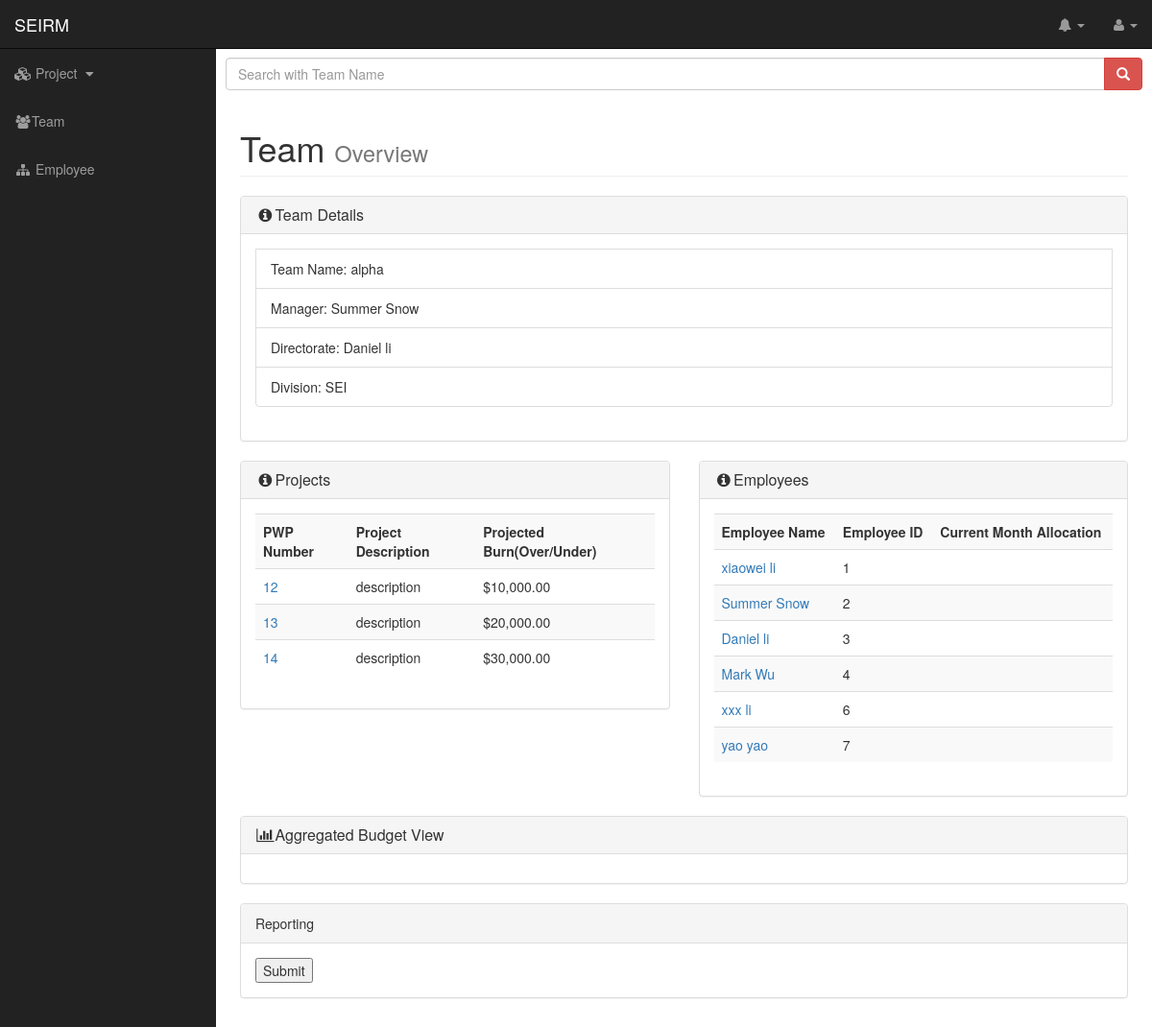
The page /SEI/team/1 on the database its author committed.
### SEI/models.py (models this page shows)
class Team(models.Model):
    team_name = models.CharField(max_length=50)
    manager = models.ForeignKey('Employee', related_name="manageer", on_delete=models.CASCADE, blank=True, null=True)
    directorate = models.ForeignKey('Employee', related_name="directorate", on_delete=models.CASCADE, blank=True, null=True)
    division = models.CharField(max_length=50)

class Employee(models.Model):
    employee_uid = models.CharField(max_length=20,default="")
    first_name = models.CharField(max_length=200, default="", blank=True)
    last_name = models.CharField(max_length=200, default="", blank=True)
    position = models.CharField(max_length=100,default="", blank=True)
    title = models.CharField(max_length=100,default="", blank=True)
    internal_salary = models.DecimalField(max_digits=8, decimal_places=2)
    external_salary = models.DecimalField(max_digits=8, decimal_places=2)
    team = models.ForeignKey(Team)

class Project(models.Model):
    PWP_num = models.CharField(max_length=20)
    project_description = models.CharField(max_length=200, default="", blank=True)
    project_budget = models.DecimalField(max_digits=8, decimal_places=2)
    is_internal = models.BooleanField(default=True)
    team = models.ForeignKey(Team, on_delete=models.CASCADE, default=None, blank=True, null=True)
    client_name = models.CharField(max_length=200, default="", blank=True)
    start_date = models.DateField()
    end_date = models.DateField()
    business_manager = models.CharField(max_length=100, default="", blank=True)

### SEI/views.py (the view)
# urls.py: url(r'^team/(?P<team_id>\d+)$', SEI.views.view_team, name='teamview'),
def view_team(request, team_id):
    context = {}
    if team_id != None:
        team = get_object_or_404(Team, id = team_id)
    project_set = Project.objects.filter(team = team)
    employee_set = Employee.objects.filter(team = team)
    context['team'] = team
    context['projects'] = project_set
    context['employees'] = employee_set
    return render(request, 'SEI/teamview.html', context)

### SEI/templates/SEI/teamview.html (shortened to what this page needs)
{% extends 'SEI/base.html' %}
{% block head %}
{% load static %}
{% endblock %}
{% block content %}
<div class="row">
 <div id="custom-search-input">
    <div class="input-group col-md-12">
        <input id="search_input" type="text" class="search-query form-control" placeholder="Search with Team Name" />
        <span class="input-group-btn">
            <button id="search_btn" class="btn btn-danger" type="button">
                <span class=" glyphicon glyphicon-search"></span>
            </button>
        </span>
    </div>
</div>
</div>
<div class="row">
    <div class="col-lg-12">
        <h1 class="page-header">
            Team <small>Overview</small>
        </h1>
    </div>
</div>
<div class="row" id="team" style="display: none">
    <div class="col-lg-12">
        <div class="panel panel-default">
            <div class="panel-heading">
                <h3 class="panel-title"><i class="fa fa-info-circle fa-fw"></i>Team Details</h3>
            </div>
            <div class="panel-body">
                <div class="list-group">
                    <p class="list-group-item">
                        <span >Team Name:</span>
                        <span >{{ team.team_name }}</span>
                    </p>
                    <p class="list-group-item">
                        <span >Manager:</span>
                        <span >{{ team.manager.first_name }} {{ team.manager.last_name }}</span>
                    </p>
                    <p class="list-group-item">
                        <span >Directorate:</span>
                        <span >{{ team.directorate.first_name }} {{ team.directorate.last_name }}</span>
                    </p>
                    <p class="list-group-item">
                        <span >Division:</span>
                        <span >{{ team.division }}</span>
                    </p>
                </div>
            </div>
        </div>
    </div>
</div>
<div class="row" id="team_details" style="display: none">
    <div class="col-lg-6">
        <div class="panel panel-default">
            <div class="panel-heading">
                <h3 class="panel-title"><i class="fa fa-info-circle fa-fw"></i>Projects</h3>
            </div>
            <div class="panel-body">
                <table id="project_list" class="table table-hover table-striped">
                  <tr>
                    <th>PWP Number</th>
                    <th>Project Description</th>
                    <th>Projected Burn(Over/Under)</th>
                </tr>
                {% load humanize %}
                {% for project in projects  %}
                <tr>
                    <td><a href="{% url 'projectview' project.PWP_num %}">{{ project.PWP_num }}</a></td>
                    <td>{{ project.project_description }}</td>
                    <td>${{ project.project_budget|intcomma }}</td>
                </tr>
                {% endfor %}
            </table>
        </div>
    </div>
</div>
<div class="col-lg-6">
    <div class="panel panel-default">
        <div class="panel-heading">
            <h3 class="panel-title"><i class="fa fa-info-circle fa-fw"></i>Employees</h3>
        </div>
        <div class="panel-body">
            <table id="employee_list" class="table table-hover table-striped">
              <tr>
                <th>Employee Name</th>
                <th>Employee ID</th>
                <th>Current Month Allocation</th>
            </tr>
            {% for employee in employees  %}
            <tr>
                <td><a href="{% url 'employeeview' employee.id %}">{{ employee.first_name }}  {{ employee.last_name }}</a></td>
                <td>{{ employee.id }}</td>
                <td>{{ employee.allocation }}</td>
            </tr>
            {% endfor %}
        </table>
    </div>
</div>
</div>
</div>
<div class="row" id="budget_resource_chart" style="display: none">
    <div class="col-lg-12">
        <div class="panel panel-default">
            <div class="panel-heading">
                <h3 class="panel-title"><i class="fa fa-bar-chart-o fa-fw"></i>Aggregated Budget View</h3>
            </div>
            <div class="panel-body">
          </div>
      </div>
  </div>
</div>
<div class="row" id="reporting" style="display: none">
   <div class="col-lg-12">
       <div class="panel panel-default">
           <div class="panel-heading">
             Reporting
         </div>
         <div class="panel-body">
             <form action="" method="POST">
                <input id="submit" type="submit" value="Submit">
            </form>
        </div>
    </div>
</div>
</div>
{% endblock %}

### SEI/static/css/SEIRM.css (style rules this page uses)
body { padding-top: 0px; }
* { .border-radius(0) !important; }

### SEI/static/css/sb-admin.css (style rules this page uses)
body { margin-top: 100px; background-color: #fff; height: 100% }
@media (min-width:768px) { body { margin-top: 50px; } }

### rows shown on the page
Team: team_name "alpha", manager.first_name "Summer", manager.last_name "Snow", directorate.first_name "Daniel", directorate.last_name "li", division "SEI"
Project: PWP_num "12", project_description "description", project_budget "10,000.00"
Project: PWP_num "13", project_description "description", project_budget "20,000.00"
Project: PWP_num "14", project_description "description", project_budget "30,000.00"
Employee: first_name "xiaowei", last_name "li", id "1"
Employee: first_name "Summer", last_name "Snow", id "2"
Employee: first_name "Daniel", last_name "li", id "3"
Employee: first_name "Mark", last_name "Wu", id "4"
Employee: first_name "xxx", last_name "li", id "6"
Employee: first_name "yao", last_name "yao", id "7"
